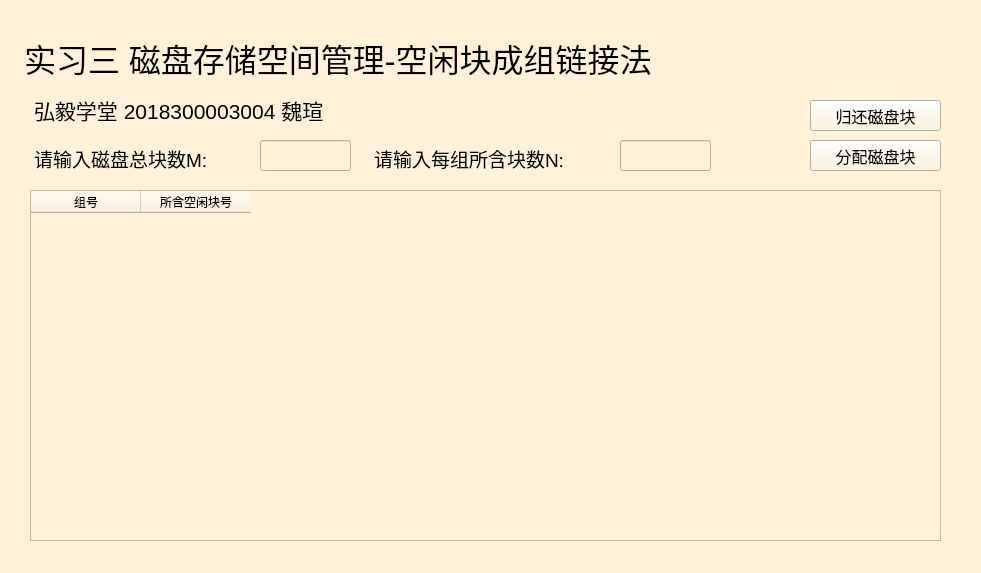
<?xml version="1.0" encoding="UTF-8"?>
<ui version="4.0">
 <class>Widget</class>
 <widget class="QWidget" name="Widget">
  <property name="geometry">
   <rect>
    <x>0</x>
    <y>0</y>
    <width>981</width>
    <height>573</height>
   </rect>
  </property>
  <property name="windowTitle">
   <string>Widget</string>
  </property>
  <property name="styleSheet">
   <string notr="true">background-color: rgb(255, 242, 216)</string>
  </property>
  <widget class="QTextBrowser" name="textBrowser">
   <property name="geometry">
    <rect>
     <x>20</x>
     <y>30</y>
     <width>911</width>
     <height>61</height>
    </rect>
   </property>
   <property name="styleSheet">
    <string notr="true">background-color:transparent;
border:0px;</string>
   </property>
   <property name="html">
    <string>&lt;!DOCTYPE HTML PUBLIC &quot;-//W3C//DTD HTML 4.0//EN&quot; &quot;http://www.w3.org/TR/REC-html40/strict.dtd&quot;&gt;
&lt;html&gt;&lt;head&gt;&lt;meta name=&quot;qrichtext&quot; content=&quot;1&quot; /&gt;&lt;style type=&quot;text/css&quot;&gt;
p, li { white-space: pre-wrap; }
&lt;/style&gt;&lt;/head&gt;&lt;body style=&quot; font-family:'SimSun'; font-size:9pt; font-weight:400; font-style:normal;&quot;&gt;
&lt;p style=&quot; margin-top:0px; margin-bottom:0px; margin-left:0px; margin-right:0px; -qt-block-indent:0; text-indent:0px;&quot;&gt;&lt;span style=&quot; font-size:24pt;&quot;&gt;实习三 磁盘存储空间管理-空闲块成组链接法&lt;/span&gt;&lt;/p&gt;&lt;/body&gt;&lt;/html&gt;</string>
   </property>
  </widget>
  <widget class="QTextBrowser" name="textBrowser_2">
   <property name="geometry">
    <rect>
     <x>30</x>
     <y>90</y>
     <width>581</width>
     <height>41</height>
    </rect>
   </property>
   <property name="styleSheet">
    <string notr="true">background-color:transparent;
border:0px;</string>
   </property>
   <property name="html">
    <string>&lt;!DOCTYPE HTML PUBLIC &quot;-//W3C//DTD HTML 4.0//EN&quot; &quot;http://www.w3.org/TR/REC-html40/strict.dtd&quot;&gt;
&lt;html&gt;&lt;head&gt;&lt;meta name=&quot;qrichtext&quot; content=&quot;1&quot; /&gt;&lt;style type=&quot;text/css&quot;&gt;
p, li { white-space: pre-wrap; }
&lt;/style&gt;&lt;/head&gt;&lt;body style=&quot; font-family:'SimSun'; font-size:9pt; font-weight:400; font-style:normal;&quot;&gt;
&lt;p style=&quot; margin-top:0px; margin-bottom:0px; margin-left:0px; margin-right:0px; -qt-block-indent:0; text-indent:0px;&quot;&gt;&lt;span style=&quot; font-size:16pt;&quot;&gt;弘毅学堂 2018300003004 魏瑄&lt;/span&gt;&lt;/p&gt;&lt;/body&gt;&lt;/html&gt;</string>
   </property>
  </widget>
  <widget class="QTableWidget" name="table">
   <property name="geometry">
    <rect>
     <x>30</x>
     <y>190</y>
     <width>911</width>
     <height>351</height>
    </rect>
   </property>
   <property name="font">
    <font>
     <weight>75</weight>
     <bold>true</bold>
    </font>
   </property>
   <attribute name="horizontalHeaderCascadingSectionResizes">
    <bool>true</bool>
   </attribute>
   <attribute name="horizontalHeaderDefaultSectionSize">
    <number>110</number>
   </attribute>
   <column>
    <property name="text">
     <string>组号</string>
    </property>
   </column>
   <column>
    <property name="text">
     <string>所含空闲块号</string>
    </property>
   </column>
  </widget>
  <widget class="QPushButton" name="reap">
   <property name="geometry">
    <rect>
     <x>810</x>
     <y>100</y>
     <width>131</width>
     <height>31</height>
    </rect>
   </property>
   <property name="font">
    <font>
     <pointsize>12</pointsize>
    </font>
   </property>
   <property name="text">
    <string>归还磁盘块</string>
   </property>
  </widget>
  <widget class="QPushButton" name="require">
   <property name="geometry">
    <rect>
     <x>810</x>
     <y>140</y>
     <width>131</width>
     <height>31</height>
    </rect>
   </property>
   <property name="font">
    <font>
     <pointsize>12</pointsize>
    </font>
   </property>
   <property name="text">
    <string>分配磁盘块</string>
   </property>
  </widget>
  <widget class="QTextEdit" name="textEdit">
   <property name="geometry">
    <rect>
     <x>30</x>
     <y>140</y>
     <width>261</width>
     <height>41</height>
    </rect>
   </property>
   <property name="styleSheet">
    <string notr="true">background-color: transparent;
border: 0px;</string>
   </property>
   <property name="readOnly">
    <bool>true</bool>
   </property>
   <property name="html">
    <string>&lt;!DOCTYPE HTML PUBLIC &quot;-//W3C//DTD HTML 4.0//EN&quot; &quot;http://www.w3.org/TR/REC-html40/strict.dtd&quot;&gt;
&lt;html&gt;&lt;head&gt;&lt;meta name=&quot;qrichtext&quot; content=&quot;1&quot; /&gt;&lt;style type=&quot;text/css&quot;&gt;
p, li { white-space: pre-wrap; }
&lt;/style&gt;&lt;/head&gt;&lt;body style=&quot; font-family:'SimSun'; font-size:9pt; font-weight:400; font-style:normal;&quot;&gt;
&lt;p style=&quot; margin-top:0px; margin-bottom:0px; margin-left:0px; margin-right:0px; -qt-block-indent:0; text-indent:0px;&quot;&gt;&lt;span style=&quot; font-size:14pt;&quot;&gt;请输入磁盘总块数M:&lt;/span&gt;&lt;/p&gt;&lt;/body&gt;&lt;/html&gt;</string>
   </property>
  </widget>
  <widget class="QLineEdit" name="inputM">
   <property name="geometry">
    <rect>
     <x>260</x>
     <y>140</y>
     <width>91</width>
     <height>31</height>
    </rect>
   </property>
  </widget>
  <widget class="QTextEdit" name="textEdit_2">
   <property name="geometry">
    <rect>
     <x>370</x>
     <y>140</y>
     <width>261</width>
     <height>41</height>
    </rect>
   </property>
   <property name="styleSheet">
    <string notr="true">background-color: transparent;
border: 0px;</string>
   </property>
   <property name="html">
    <string>&lt;!DOCTYPE HTML PUBLIC &quot;-//W3C//DTD HTML 4.0//EN&quot; &quot;http://www.w3.org/TR/REC-html40/strict.dtd&quot;&gt;
&lt;html&gt;&lt;head&gt;&lt;meta name=&quot;qrichtext&quot; content=&quot;1&quot; /&gt;&lt;style type=&quot;text/css&quot;&gt;
p, li { white-space: pre-wrap; }
&lt;/style&gt;&lt;/head&gt;&lt;body style=&quot; font-family:'SimSun'; font-size:9pt; font-weight:400; font-style:normal;&quot;&gt;
&lt;p style=&quot; margin-top:0px; margin-bottom:0px; margin-left:0px; margin-right:0px; -qt-block-indent:0; text-indent:0px;&quot;&gt;&lt;span style=&quot; font-size:14pt;&quot;&gt;请输入每组所含块数N:&lt;/span&gt;&lt;/p&gt;&lt;/body&gt;&lt;/html&gt;</string>
   </property>
  </widget>
  <widget class="QLineEdit" name="inputN">
   <property name="geometry">
    <rect>
     <x>620</x>
     <y>140</y>
     <width>91</width>
     <height>31</height>
    </rect>
   </property>
  </widget>
 </widget>
 <layoutdefault spacing="6" margin="11"/>
 <resources/>
 <connections/>
</ui>
